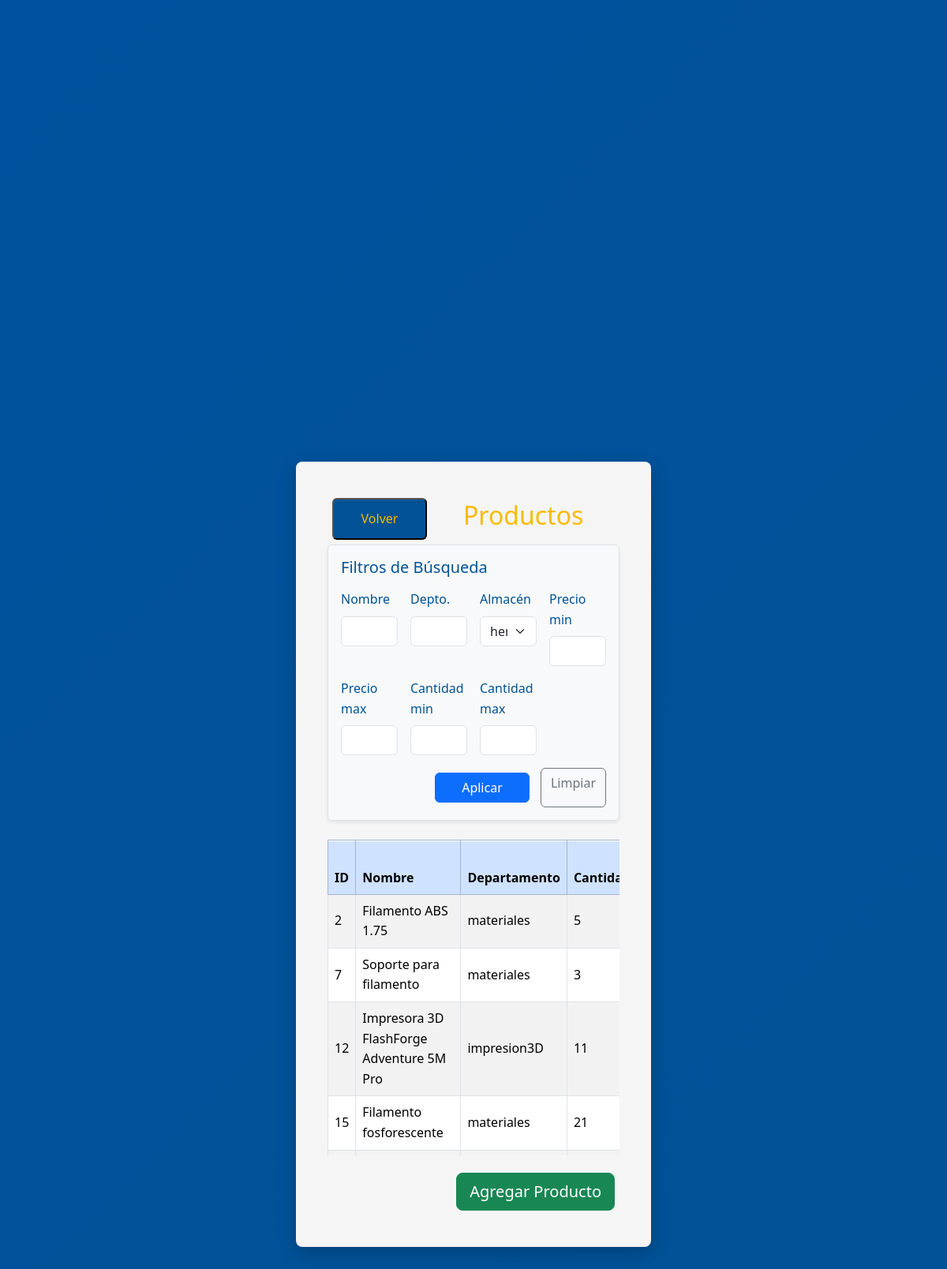
/productos?almacen_id=1 (signed in), run on the app's committed database.
### tables this page shows
CREATE TABLE "productos" (
	"id"	INTEGER NOT NULL,
	"nombre"	TEXT NOT NULL,
	"precio"	REAL NOT NULL,
	"cantidad"	INTEGER NOT NULL,
	"departamento"	TEXT NOT NULL, almacen INTEGER,
	PRIMARY KEY("id")
);

### app.py (the view)
@app.route('/productos')
@login_requerido
def productos():
    conn = get_db_connection()
    cursor = conn.cursor()
    nombre = request.args.get('nombre', '').strip()
    departamento = request.args.get('departamento', '').strip()
    almacen_id = request.args.get('almacen_id', '').strip()
    precio_min = request.args.get('precio_min', '').strip()
    precio_max = request.args.get('precio_max', '').strip()
    cantidad_min = request.args.get('cantidad_min', '').strip()
    cantidad_max = request.args.get('cantidad_max', '').strip()
    query = 'SELECT * FROM productos WHERE 1=1'
    params = []
    if nombre:
        query += ' AND nombre LIKE ?'
        params.append('%' + nombre + '%')
    if departamento:
        query += ' AND departamento LIKE ?'
        params.append('%' + departamento + '%')
    if almacen_id:
        query += ' AND almacen = ?'
        params.append(almacen_id)
    if precio_min and precio_min.replace('.', '', 1).isdigit():
        query += ' AND precio >= ?'
        params.append(float(precio_min))
    if precio_max and precio_max.replace('.', '', 1).isdigit():
        query += ' AND precio <= ?'
        params.append(float(precio_max))
    if cantidad_min and cantidad_min.isdigit():
        query += ' AND cantidad >= ?'
        params.append(int(cantidad_min))
    if cantidad_max and cantidad_max.isdigit():
        query += ' AND cantidad <= ?'
        params.append(int(cantidad_max))
    cursor.execute(query, params)
    productos = cursor.fetchall()
    almacenes_list = conn.execute('SELECT id, nombre FROM almacenes').fetchall()
    conn.close()
    filter_values = {
        'nombre': nombre, 'departamento': departamento, 'almacen_id': almacen_id,
        'precio_min': precio_min, 'precio_max': precio_max,
        'cantidad_min': cantidad_min, 'cantidad_max': cantidad_max
    }
    return render_template('productos.html',
                           productos=productos,
                           almacenes=almacenes_list,
                           usuario=session.get('rol'),
                           rol=session.get('rol'),
                           filter_values=filter_values)

### app.py (called while the page is built)
def login_requerido(f):
    @wraps(f)
    def decorated_function(*args, **kwargs):
        if 'usuario' not in session:
            flash('Debe iniciar sesión para acceder a esta página', 'warning')
            return redirect(url_for('login'))
        return f(*args, **kwargs)
    return decorated_function

def get_db_connection():
    conn = sqlite3.connect('instance/InventarioBD.db')
    conn.row_factory = sqlite3.Row
    return conn

### templates/productos.html (shortened to what this page needs)
<!DOCTYPE html>
<html lang="en">
<head>
    <link href="https://cdn.jsdelivr.net/npm/bootstrap@5.3.3/dist/css/bootstrap.min.css" rel="stylesheet">
    <link rel="stylesheet" href="../static/css/base.css">
    <link rel="stylesheet" href="../static/css/components/buttons.css">
    <link rel="stylesheet" href="../static/css/components/headers.css">
    <link rel="stylesheet" href="../static/css/pages/productos.css">
</head>
<body>
<div class="productos-container">
    <div class="container-header">
        <button type="button" class="pestana-volver-atras"
                onclick="window.location.href='{{ url_for('inicio') }}'">
            Volver
        </button>
        <h2>Productos</h2>
    </div>
    <div class="filtros-busqueda p-3 mb-4 border rounded shadow-sm bg-light">
        <h5 class="mb-3">Filtros de Búsqueda</h5>
        <form method="GET" action="{{ url_for('productos') }}">
            <div class="row g-3">
                <div class="col-md-3">
                    <label for="nombre" class="form-label">Nombre</label>
                    <input type="text" id="nombre" name="nombre" class="form-control"
                           value="{{ filter_values.nombre }}">
                </div>
                <div class="col-md-3">
                    <label for="departamento" class="form-label">Depto.</label>
                    <input type="text" id="departamento" name="departamento" class="form-control"
                           value="{{ filter_values.departamento }}">
                </div>
                <div class="col-md-3">
                    <label for="almacen_id" class="form-label">Almacén</label>
                    <select id="almacen_id" name="almacen_id" class="form-select">
                        {% for a in almacenes %}
                            <option value="{{ a['id'] }}"
                                {{ 'selected' if filter_values.almacen_id|string == a['id']|string else '' }}>
                                {{ a['nombre'] }}
                            </option>
                        {% endfor %}
                    </select>
                </div>
                <div class="col-md-3">
                    <label class="form-label">Precio min</label>
                    <input type="number" step="0.01" name="precio_min" class="form-control"
                           value="{{ filter_values.precio_min }}">
                </div>
                <div class="col-md-3">
                    <label class="form-label">Precio max</label>
                    <input type="number" step="0.01" name="precio_max" class="form-control"
                           value="{{ filter_values.precio_max }}">
                </div>
                <div class="col-md-3">
                    <label class="form-label">Cantidad min</label>
                    <input type="number" name="cantidad_min" class="form-control"
                           value="{{ filter_values.cantidad_min }}">
                </div>
                <div class="col-md-3">
                    <label class="form-label">Cantidad max</label>
                    <input type="number" name="cantidad_max" class="form-control"
                           value="{{ filter_values.cantidad_max }}">
                </div>
            </div>
            <div class="mt-3 d-flex justify-content-end gap-2">
                <button type="submit" class="btn btn-primary">Aplicar</button>
                <a href="{{ url_for('productos') }}" class="btn btn-outline-secondary">Limpiar</a>
            </div>
        </form>
    </div>
    <div class="tabla-datos">
        <div class="table-responsive" style="max-height: 400px; overflow-y: auto;">
            <table class="table table-bordered table-striped table-hover align-middle shadow-sm bg-white">
                <thead class="table-primary sticky-top">
                    <tr>
                        <th>ID</th>
                        <th>Nombre</th>
                        <th>Departamento</th>
                        <th>Cantidad</th>
                    </tr>
                </thead>
                <tbody>
                    {% for p in productos %}
                    <tr>
                        <td>{{ p['id'] }}</td>
                        <td>{{ p['nombre'] }}</td>
                        <td>{{ p['departamento'] }}</td>
                        <td>{{ p['cantidad'] }}</td>
                    </tr>
                    {% endfor %}
                </tbody>
            </table>
        </div>
        <div class="apartado-botones-secundarios mt-3 d-flex justify-content-end gap-2">
            {% if rol == 'ADMIN' or rol == 'PRODUCTOS' %}
                <button type="button" class="btn btn-success btn-lg" onclick="window.location.href='{{ url_for('crear_producto') }}'">
                    Agregar Producto
                </button>
            {% endif %}
        </div>
    </div>
</div>
</body>
</html>

### static/css/base.css (style rules this page uses)
:root { --azul-unison: #00529e; --azul-oscuro-unison: #015294; --dorado-unison: #f8bb00; --dorado-oscuro-unison: #d99e30; --blanco: #ffffff; --texto-principal: #333333; }
body { background: linear-gradient(135deg, #00529e 0%, #015294 100%); min-height: 100vh; line-height: 1.6; color: var(--azul-oscuro-unison); display: flex; align-items: center; justify-content: center; margin: 0; font-family: 'Segoe UI', Tahoma, Geneva, Verdana, sans-serif; padding: 0; }
button { border-radius: 4px; background-color: var(--azul-oscuro-unison); color: var(--dorado-unison); }

### static/css/components/buttons.css (style rules this page uses)
button { padding: 12px 24px; font-size: 16px; min-width: 120px; margin: 6px; border-radius: 6px; cursor: pointer; transition: background-color 0.3s ease; font-family: 'Segoe UI', Tahoma, Geneva, Verdana, sans-serif; }
.apartado-botones-secundarios { display: flex; text-align: center; }
.pestana-volver-atras { justify-self: flex-start; }

### static/css/components/headers.css (style rules this page uses)
.container-header { display: flex; align-items: center; justify-content: flex-start; }
.container-header h2 { display: flex; align-items: center; color: var(--dorado-unison); margin-left: 40px; }

### static/css/pages/productos.css (style rules this page uses)
.productos-container { background-color: #f5f5f5; border-radius: 8px; padding: 40px; width: 100%; max-width: 450px; box-shadow: 0 8px 24px rgba(0, 0, 0, 0.2); }

### data on the page
productos: id "2", nombre "Filamento ABS 1.75", departamento "materiales", cantidad "5"
productos: id "7", nombre "Soporte para filamento", departamento "materiales", cantidad "3"
productos: id "12", nombre "Impresora 3D FlashForge Adventure 5M Pro", departamento "impresion3D", cantidad "11"
productos: id "15", nombre "Filamento fosforescente", departamento "materiales", cantidad "21"

### other printed values
form field almacen_id "hermosillo"
